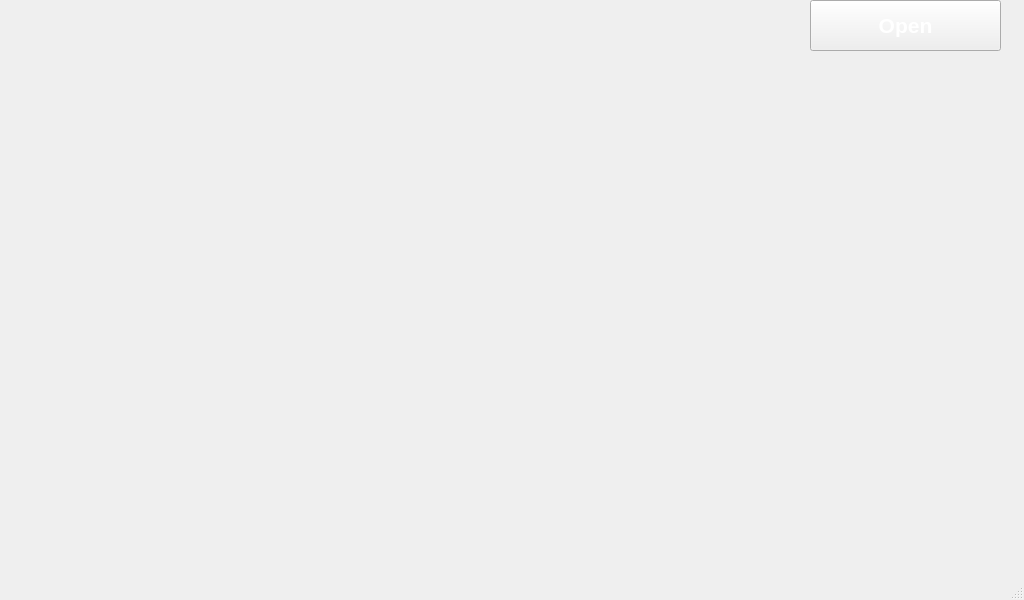
<?xml version="1.0" encoding="UTF-8"?>
<ui version="4.0">
 <class>MainWindow</class>
 <widget class="QMainWindow" name="MainWindow">
  <property name="geometry">
   <rect>
    <x>0</x>
    <y>0</y>
    <width>1024</width>
    <height>600</height>
   </rect>
  </property>
  <property name="minimumSize">
   <size>
    <width>1024</width>
    <height>600</height>
   </size>
  </property>
  <property name="maximumSize">
   <size>
    <width>1024</width>
    <height>600</height>
   </size>
  </property>
  <property name="windowTitle">
   <string>MainWindow</string>
  </property>
  <property name="styleSheet">
   <string notr="true">background-image: url(:/bg/START 1.png);</string>
  </property>
  <widget class="QWidget" name="centralwidget">
   <widget class="QFrame" name="frame">
    <property name="geometry">
     <rect>
      <x>130</x>
      <y>100</y>
      <width>761</width>
      <height>201</height>
     </rect>
    </property>
    <property name="styleSheet">
     <string notr="true">background-image: url(:/bg/MONITORING KUNCI BRANKAS.png);
background-repeat:false;
border-radius: 10;</string>
    </property>
    <property name="frameShape">
     <enum>QFrame::Shape::StyledPanel</enum>
    </property>
    <property name="frameShadow">
     <enum>QFrame::Shadow::Raised</enum>
    </property>
   </widget>
   <widget class="QPushButton" name="pushButton">
    <property name="geometry">
     <rect>
      <x>150</x>
      <y>400</y>
      <width>231</width>
      <height>71</height>
     </rect>
    </property>
    <property name="styleSheet">
     <string notr="true">background-image: url(:/button/startril.png);
background-repeat: false;
border-radius:  10;</string>
    </property>
    <property name="text">
     <string/>
    </property>
   </widget>
   <widget class="QPushButton" name="pushButton_2">
    <property name="geometry">
     <rect>
      <x>600</x>
      <y>400</y>
      <width>321</width>
      <height>71</height>
     </rect>
    </property>
    <property name="styleSheet">
     <string notr="true">background-image: url(:/button/sutdonrill.png);
background-repeat: false;
border-radius:  10;</string>
    </property>
    <property name="text">
     <string/>
    </property>
   </widget>
   <widget class="QPushButton" name="pushButton_3">
    <property name="geometry">
     <rect>
      <x>810</x>
      <y>0</y>
      <width>191</width>
      <height>51</height>
     </rect>
    </property>
    <property name="font">
     <font>
      <pointsize>16</pointsize>
      <bold>true</bold>
     </font>
    </property>
    <property name="styleSheet">
     <string notr="true">color: rgb(255, 255, 255);</string>
    </property>
    <property name="text">
     <string>Open</string>
    </property>
   </widget>
  </widget>
  <widget class="QMenuBar" name="menubar">
   <property name="geometry">
    <rect>
     <x>0</x>
     <y>0</y>
     <width>1024</width>
     <height>23</height>
    </rect>
   </property>
  </widget>
  <widget class="QStatusBar" name="statusbar"/>
 </widget>
 <resources/>
 <connections/>
</ui>
